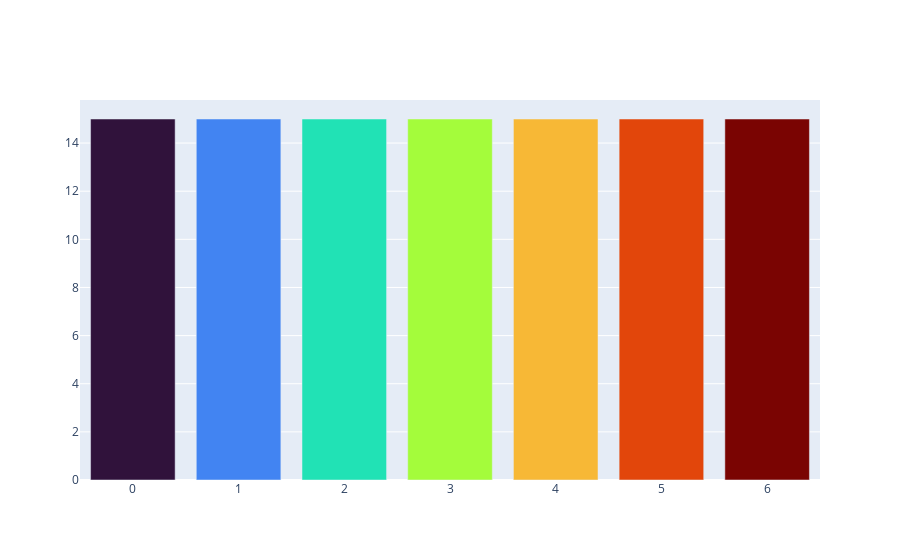

The cell this chart's notebook holds for it:
### Code cell
fig = go.Figure()
# for i, c in enumerate(greys15):
for i, c in enumerate(colors):
  # print(i,c)
  fig.add_bar(x=[i], y = [15], marker_color = c, showlegend = False, name=c)
f = fig.full_figure_for_development(warn=False)
fig.show()
len(list(target_dict.keys()))

### Figure 1 — Plotly figure (JSON) as saved in the notebook; plotly's stock layout.template omitted (floating-point values rounded to 4 significant figures)
{"data": [{"marker": {"color": "rgb(48, 18, 59)"}, "name": "rgb(48, 18, 59)", "showlegend": false, "type": "bar", "x": [0], "y": [15]}, {"marker": {"color": "rgb(66, 132, 242)"}, "name": "rgb(66, 132, 242)", "showlegend": false, "type": "bar", "x": [1], "y": [15]}, {"marker": {"color": "rgb(33, 226, 181)"}, "name": "rgb(33, 226, 181)", "showlegend": false, "type": "bar", "x": [2], "y": [15]}, {"marker": {"color": "rgb(164, 252, 59)"}, "name": "rgb(164, 252, 59)", "showlegend": false, "type": "bar", "x": [3], "y": [15]}, {"marker": {"color": "rgb(247, 184, 54)"}, "name": "rgb(247, 184, 54)", "showlegend": false, "type": "bar", "x": [4], "y": [15]}, {"marker": {"color": "rgb(226, 70, 11)"}, "name": "rgb(226, 70, 11)", "showlegend": false, "type": "bar", "x": [5], "y": [15]}, {"marker": {"color": "rgb(122, 4, 2)"}, "name": "rgb(122, 4, 2)", "showlegend": false, "type": "bar", "x": [6], "y": [15]}], "layout": {}}
